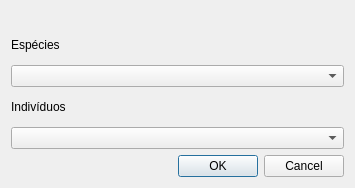
<?xml version="1.0" encoding="UTF-8"?>
<ui version="4.0">
 <class>DialogChooseSpecie</class>
 <widget class="QDialog" name="DialogChooseSpecie">
  <property name="geometry">
   <rect>
    <x>0</x>
    <y>0</y>
    <width>355</width>
    <height>188</height>
   </rect>
  </property>
  <property name="windowTitle">
   <string>Espécies</string>
  </property>
  <layout class="QVBoxLayout" name="verticalLayout">
   <item>
    <widget class="QLabel" name="warn">
     <property name="sizePolicy">
      <sizepolicy hsizetype="Maximum" vsizetype="Maximum">
       <horstretch>0</horstretch>
       <verstretch>0</verstretch>
      </sizepolicy>
     </property>
     <property name="font">
      <font>
       <weight>75</weight>
       <italic>true</italic>
       <bold>true</bold>
      </font>
     </property>
     <property name="text">
      <string/>
     </property>
    </widget>
   </item>
   <item>
    <widget class="QLabel" name="label">
     <property name="text">
      <string>Espécies</string>
     </property>
    </widget>
   </item>
   <item>
    <widget class="QComboBox" name="species"/>
   </item>
   <item>
    <widget class="QLabel" name="label_2">
     <property name="text">
      <string>Indivíduos</string>
     </property>
    </widget>
   </item>
   <item>
    <widget class="QComboBox" name="subjects"/>
   </item>
   <item>
    <widget class="QDialogButtonBox" name="buttonBox">
     <property name="orientation">
      <enum>Qt::Horizontal</enum>
     </property>
     <property name="standardButtons">
      <set>QDialogButtonBox::Cancel|QDialogButtonBox::Ok</set>
     </property>
    </widget>
   </item>
  </layout>
 </widget>
 <resources/>
 <connections>
  <connection>
   <sender>buttonBox</sender>
   <signal>accepted()</signal>
   <receiver>DialogChooseSpecie</receiver>
   <slot>accept()</slot>
   <hints>
    <hint type="sourcelabel">
     <x>248</x>
     <y>254</y>
    </hint>
    <hint type="destinationlabel">
     <x>157</x>
     <y>274</y>
    </hint>
   </hints>
  </connection>
  <connection>
   <sender>buttonBox</sender>
   <signal>rejected()</signal>
   <receiver>DialogChooseSpecie</receiver>
   <slot>reject()</slot>
   <hints>
    <hint type="sourcelabel">
     <x>316</x>
     <y>260</y>
    </hint>
    <hint type="destinationlabel">
     <x>286</x>
     <y>274</y>
    </hint>
   </hints>
  </connection>
 </connections>
</ui>
